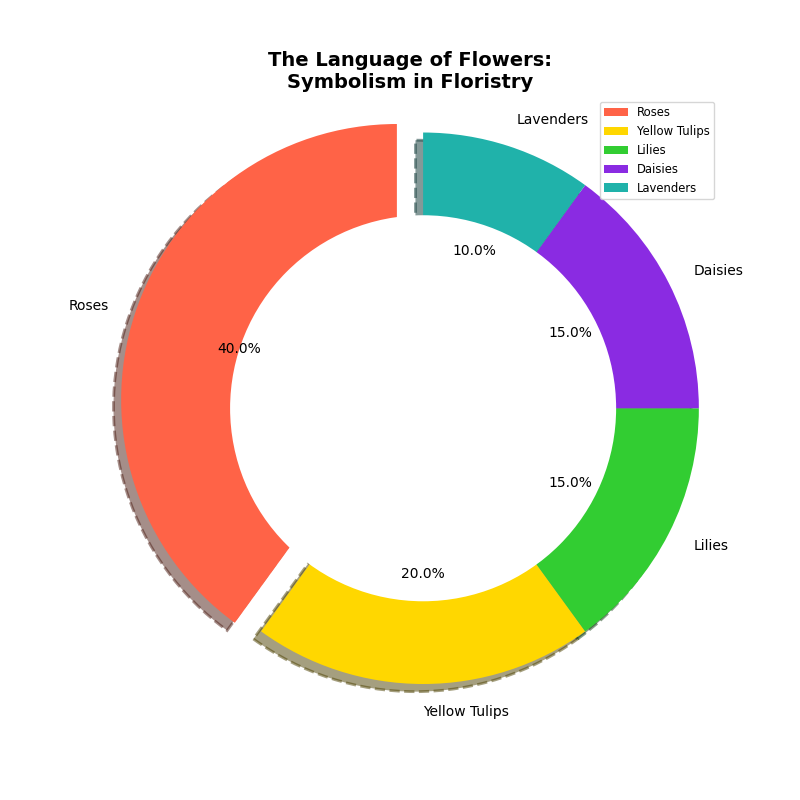

This figure's Python source:
import matplotlib.pyplot as plt

flowers = ['Roses', 'Yellow Tulips', 'Lilies', 'Daisies', 'Lavenders']
meanings = [40, 20, 15, 15, 10]
explode = (0.1, 0, 0, 0, 0)

fig, ax = plt.subplots(figsize=(8, 8))
wedges, texts, autotexts = ax.pie(meanings, labels=flowers, autopct='%1.1f%%', startangle=90,
                                  colors=['#FF6347', '#FFD700', '#32CD32', '#8A2BE2', '#20B2AA'],
                                  explode=explode, shadow=True, wedgeprops={'linestyle': '--', 'linewidth': 2})

# Create a 'donut' effect by drawing a white circle in the middle
centre_circle = plt.Circle((0,0),0.70,fc='white')
fig.gca().add_artist(centre_circle)

ax.axis('equal')

plt.title('The Language of Flowers:\nSymbolism in Floristry', fontsize=14, fontweight='bold')

plt.legend(wedges, flowers, loc='upper right', fontsize='small')

plt.show()
